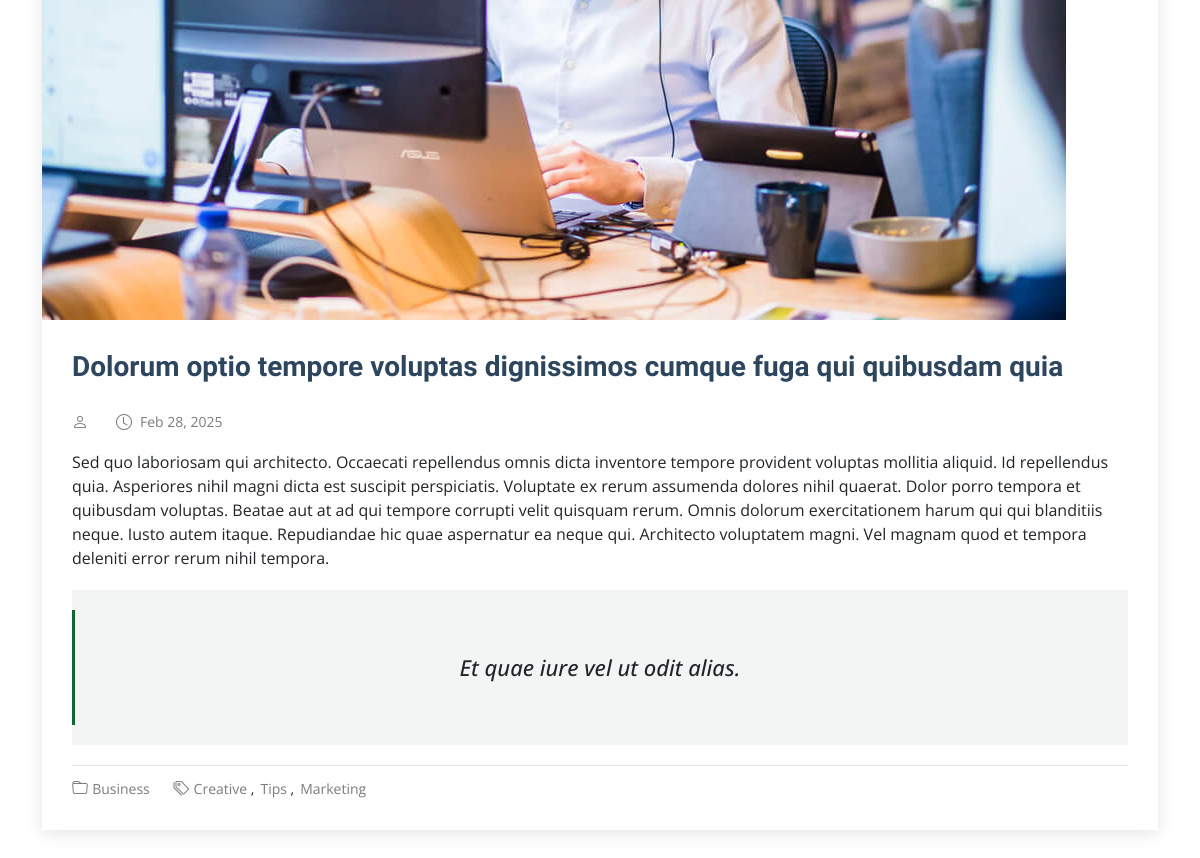
The page /blog/1/ (middle part) on the database as committed earlier.
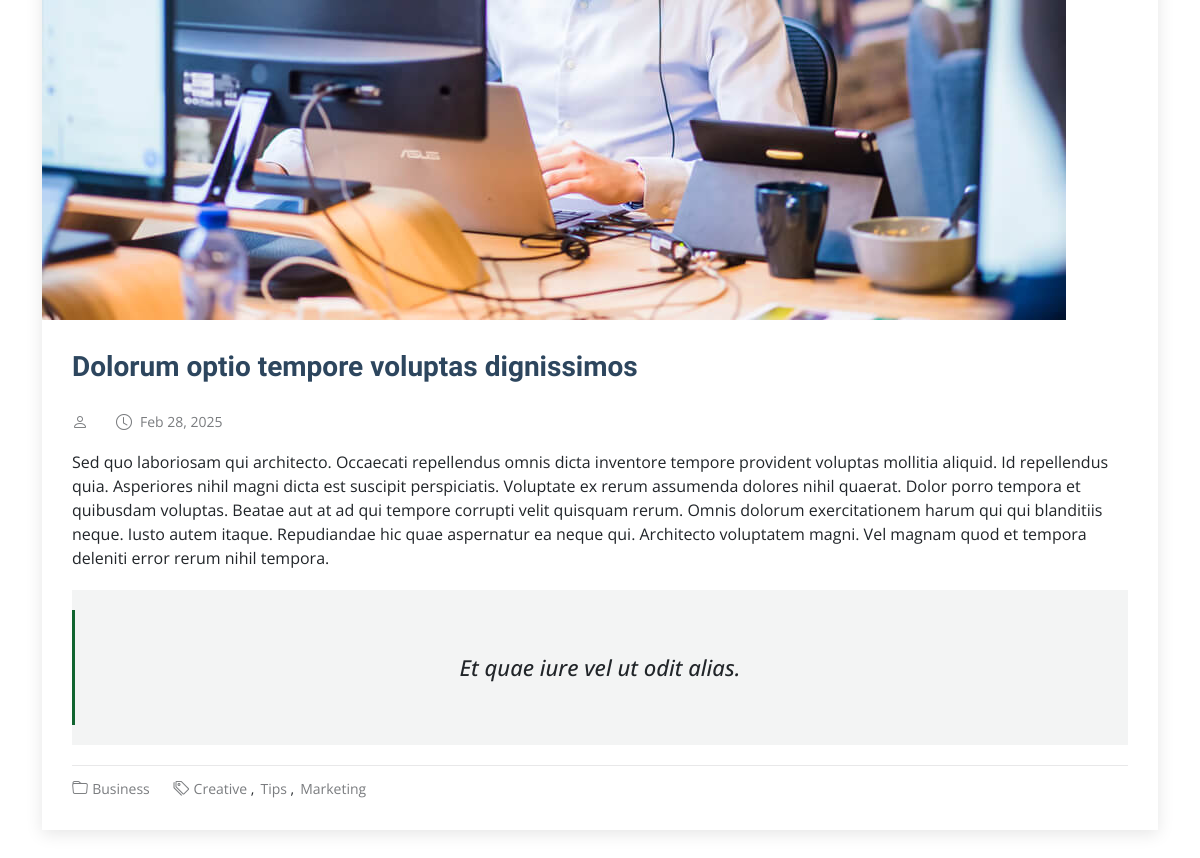
The same page on the database as committed later.
### blog/models.py (models this page shows, shortened)
class Post(models.Model):
    title = models.CharField(max_length=200, verbose_name='Title')
    subtitle = models.CharField(max_length=200, verbose_name='Subtitle')
    content = models.TextField(verbose_name='Content')
    image = models.ImageField(verbose_name='Image', upload_to='posts', null=False, blank=False)
    author = models.ForeignKey(User, verbose_name='Author', on_delete=models.CASCADE)
    created_at = models.DateTimeField(auto_now_add=True, verbose_name="Creation Date")
    updated_at = models.DateTimeField(auto_now=True, verbose_name = "Edition Date")
    published_at = models.DateTimeField(verbose_name="Published Date", default=now)
    class Meta:
        verbose_name = "Post"
        verbose_name_plural = "Posts"
        ordering = ['-created_at']
    def __str__(self):
        return self.title
    def formatted_content(self):
        paragraphs = re.split(r'\n+', self.content.strip())  # Divide el contenido en párrafos
        if not paragraphs:
            return ""  # Si no hay contenido, retorna vacío
        first_two = "".join(f"<p>{p}</p>" for p in paragraphs[:2])  # Primeros 2 párrafos
        blockquote = f"<blockquote><p>{self.subtitle}</p></blockquote>"  # Blockquote con el subtítulo
        remaining = "".join(f"<p>{p}</p>" for p in paragraphs[2:])  # Resto de los párrafos
        return first_two + blockquote + remaining  # Concatenar todo

### blog/views.py (the view)
# urls.py: path('<int:pk>/', PublicPostDetailView.as_view(), name='post-detail'),
class PublicPostDetailView(DetailView):
    model = Post
    template_name = "blog/post_detail.html"
    context_object_name = 'post'
    def get_queryset(self):
        queryset = super().get_queryset()
        print(queryset)
        return queryset
    def get_context_data(self, **kwargs):
        context = super().get_context_data(**kwargs)
        return context

### core/templates/blog/post_detail.html (shortened to what this page needs)
{% extends 'partials/base.html' %}
{% load static %}
{% block content %}
    <section id="blog-details" class="blog-details section">
        <div class="container">
          <article class="article">
            <div class="post-img">
              <img src="{{ post.image.url }}" alt="" class="img-fluid">
            </div>
            <h2 class="title">{{ post.title }}</h2>
            <div class="meta-top">
              <ul>
                <li class="d-flex align-items-center"><i class="bi bi-person"></i> <a href="blog-details.html">{{ user.first_name }} {{ user.last_name }}</a></li>
                <li class="d-flex align-items-center"><i class="bi bi-clock"></i> <a href="blog-details.html"><time datetime="2020-01-01">{{  post.published_at|date:"M j, Y" }}</time></a></li>
              </ul>
            </div>
            <div class="content">
              {{ post.formatted_content|safe }}
            </div>
            <div class="meta-bottom">
              <i class="bi bi-folder"></i>
              <ul class="cats">
                <li><a href="#">Business</a></li>
              </ul>
              <i class="bi bi-tags"></i>
              <ul class="tags">
                <li><a href="#">Creative</a></li>
                <li><a href="#">Tips</a></li>
                <li><a href="#">Marketing</a></li>
              </ul>
            </div>
          </article>
        </div>
    </section>
{% endblock %}

Rows that differ between the two databases and show on the page:
changed Post: title "Dolorum optio tempore voluptas dignissimos cumque fuga qui quibusdam quia" → "Dolorum optio tempore voluptas dignissimos"
